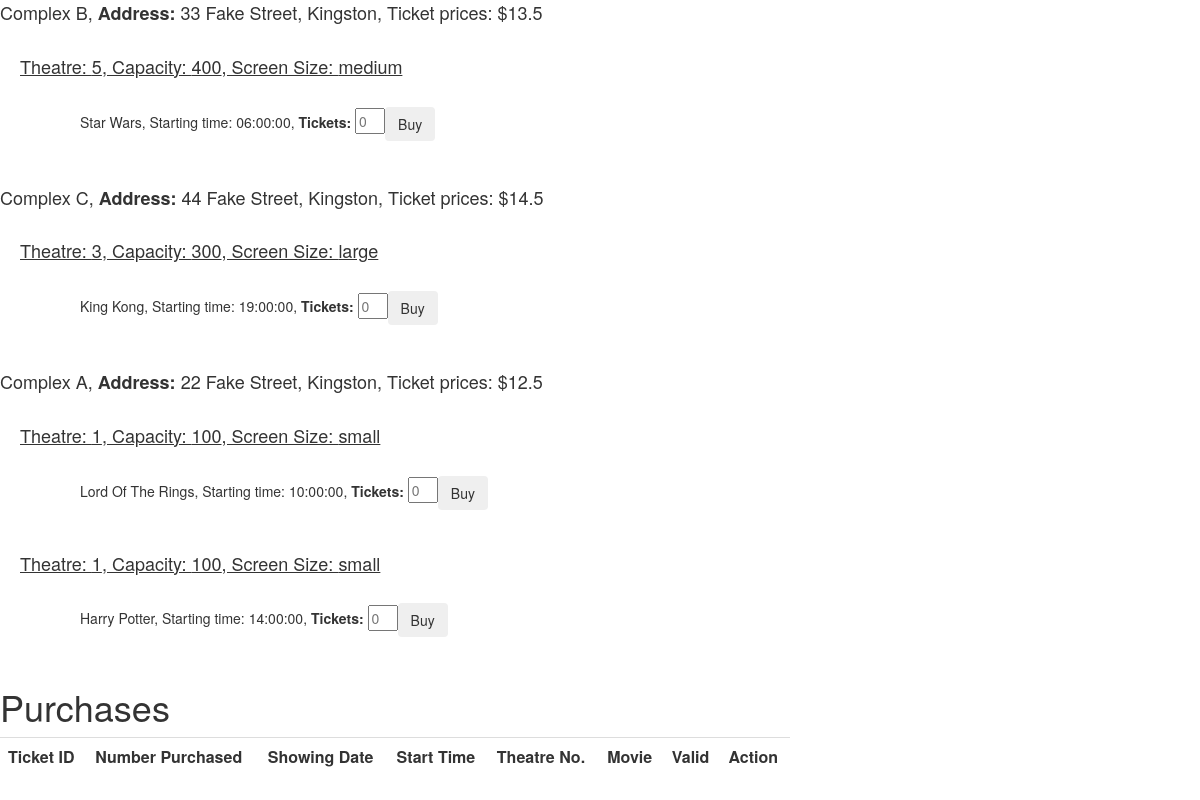
Screenshot of /movies_index.php with the database file from the repository.
### tables this page shows
CREATE TABLE `theatre_complex` (
  `Name` varchar(50) NOT NULL,
  `Street` varchar(50) DEFAULT NULL,
  `Street_num` int(11) DEFAULT NULL,
  `City` varchar(50) DEFAULT NULL,
  `Province` varchar(20) DEFAULT NULL,
  `Country` varchar(20) DEFAULT NULL,
  `Postal_Code` char(6) DEFAULT NULL,
  `Num_theatres` int(11) DEFAULT NULL,
  `Phone_num` varchar(11) NOT NULL,
  `Movie_price` float DEFAULT NULL
);

CREATE TABLE `showing` (
  `Showing_date` date NOT NULL,
  `Start_time` time NOT NULL,
  `Theatre_id` int(11) NOT NULL,
  `Movie_id` int(10) NOT NULL
);

CREATE TABLE `theatre` (
  `Theatre_id` int(11) NOT NULL,
  `Max_seats` int(11) DEFAULT NULL,
  `Screen_size` enum('small','medium','large') DEFAULT NULL,
  `Phone_num` varchar(11) NOT NULL
);

CREATE TABLE `movie` (
  `Movie_id` int(10) NOT NULL,
  `Title` varchar(50) NOT NULL,
  `Director_fname` varchar(50) DEFAULT NULL,
  `Director_lname` varchar(50) DEFAULT NULL,
  `Length` int(11) DEFAULT NULL,
  `Plot` varchar(200) DEFAULT NULL,
  `Rating` enum('G','PG','PG13','14A','18+','R') DEFAULT NULL,
  `Prod_company` varchar(50) DEFAULT NULL,
  `Start_date` date DEFAULT NULL,
  `End_date` date DEFAULT NULL
);

### movies_index.php (the view, shortened to what this page needs)
<html>
 <head>
  <link rel="stylesheet" href="https://maxcdn.bootstrapcdn.com/bootstrap/3.3.7/css/bootstrap.min.css">
 </head>
 <body>
      <?php
      $conn = connect();
      $sql= "SELECT * FROM theatre_complex WHERE 1";
      $result = $conn->query($sql);
      if ($result->num_rows > 0) {
        while($row = $result->fetch_assoc()) {
          echo "<div class=theatre_complex>" . $row['Name'] . ", <strong>Address:</strong>  " . $row['Street_num'] . " " .  $row['Street'] . ", " . $row['City'] . ", Ticket prices: $" . $row['Movie_price'] . "</div><br>";
          $primary_key_num = $row['Phone_num'];
          $sql = "SELECT * FROM theatre WHERE Phone_num='$primary_key_num' ";
          $theatre_result = $conn->query($sql);
          if (!$theatre_result) {
              echo $conn->error;
          } else {
              if ($theatre_result->num_rows > 0) {
                while($theatre_row = $theatre_result->fetch_assoc()) {
                  $theatre_id = $theatre_row['Theatre_id'];
                  $sql = "SELECT * FROM showing WHERE Theatre_id=$theatre_id";
                  $showing_result = $conn->query($sql);
                  while($showing_row = $showing_result->fetch_assoc()){
                    $movie_id = $showing_row['Movie_id'];
                    $sql = "SELECT * FROM movie WHERE Movie_id=$movie_id";
                    $movies_result = $conn->query($sql);
                    $movie = $movies_result->fetch_assoc();
                    echo "<form action='buy_tickets.php' method='post' accept-charset='UTF-8'>";
					echo "<h4 class=theatre>Theatre: " . $theatre_row['Theatre_id'] . ", Capacity: " . $theatre_row['Max_seats'] .", Screen Size: "  . $theatre_row['Screen_size'] . "</h4><br>";
                    echo "<ul> <div class=movie>" . $movie['Title'] . ", Starting time: " . $showing_row['Start_time'] . ", <strong>Tickets:</strong> <input placeholder=0 class=tix type=number name=Num_purchased><input class=btn btn-primary btn-sm type=submit value=Buy></div></ul><br>";
                    echo "</form>";
                  }
                }
              }
          }
        }
      } else {
          echo "0 results";
        }
      echo "<div class=my cart><h1>Purchases</h1></div>";
      echo "<div class=row><div class=col-md-8><table cellspacing=5 class=table table-striped><tr><th>Ticket ID</th><th>Number Purchased</th><th>Showing Date</th><th>Start Time </th><th>Theatre No. </th><th> Movie </th><th>Valid</th><th>Action</th></tr>";
    ?>
 </body>
</html>

### movies_index.php (style rules this page uses)
.theatre_complex { font-size: large; }
.theatre { padding-left: 20px; text-decoration: underline; }
.movie { padding-left: 40px; }
.tix { width: 30px; }

### rows the page displays
theatre_complex: Name "Complex B", Street_num "33", Street "Fake Street", City "Kingston", Movie_price "13.5"
showing: Theatre.Theatre_id "5", Theatre.Max_seats "400", Theatre.Screen_size "medium", Movie.Title "Star Wars", Start_time "06:00:00"
theatre_complex: Name "Complex C", Street_num "44", Street "Fake Street", City "Kingston", Movie_price "14.5"
showing: Theatre.Theatre_id "3", Theatre.Max_seats "300", Theatre.Screen_size "large", Movie.Title "King Kong", Start_time "19:00:00"
theatre_complex: Name "Complex A", Street_num "22", Street "Fake Street", City "Kingston", Movie_price "12.5"
showing: Theatre.Theatre_id "1", Theatre.Max_seats "100", Theatre.Screen_size "small", Movie.Title "Lord Of The Rings", Start_time "10:00:00"
showing: Theatre.Theatre_id "1", Theatre.Max_seats "100", Theatre.Screen_size "small", Movie.Title "Harry Potter", Start_time "14:00:00"
